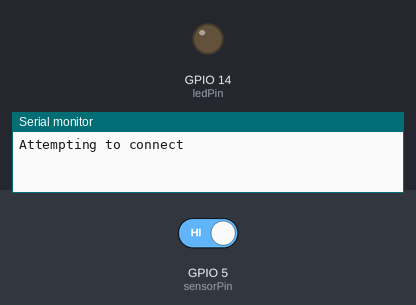
Bench run of a sketch on a simulated ESP8266 (NodeMCU). Parts: output pins drawn as LEDs (lit = HIGH), the last lines printed to the serial monitor. The inputs (shaded band) are chosen by the test bench; at power-on: GPIO 5 (sensorPin) HIGH. WiFi joins after 1.5 s; servers stay silent unless stated.

Above: at 1.2 s.
1.3 s: GPIO 5 (sensorPin) driven LOW
At 6.0 s:
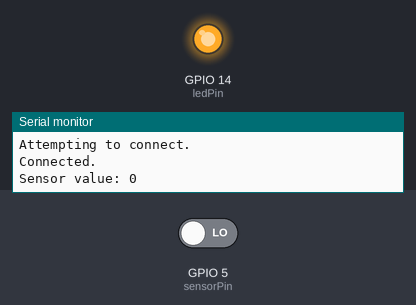
16.4 s: GPIO 5 (sensorPin) driven HIGH
At 21.2 s:
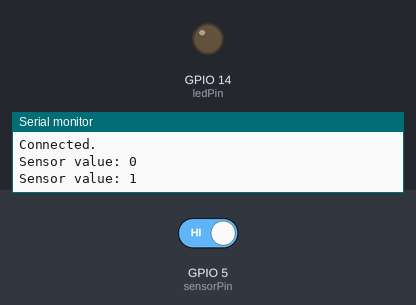
Timing chart, 0 to 22.7 s (numbered marks = the images above; inputs shaded):
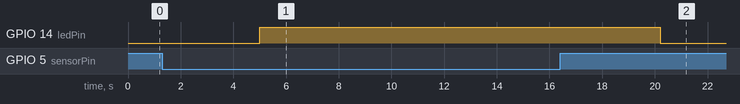

Measured:
- after the input at 1.3 s, GPIO 14 (ledPin): LOW → HIGH after 3.7 s
- after the input at 16.4 s, GPIO 14 (ledPin): HIGH → LOW after 3.8 s

The sketch:

Code.ino
```cpp
#include <ESP8266WiFi.h>
#include <ThingSpeak.h>

const char* ssid = "Node";           // your network SSID
const char* password = "anfkscck";   // your network password
WiFiClient client;
unsigned long myChannelNumber = 1548484;
String myWriteAPIKey = "BW8CO98QBL2XGIAP";

const int ledPin = 14;   // D5 pin (GPIO14)
const int sensorPin = 5; // D1 pin (GPIO5)

void setup() {
  Serial.begin(9600);           // Initialize serial
  pinMode(ledPin, OUTPUT);      // LED pin as output
  pinMode(sensorPin, INPUT);    // Sensor pin as input

  WiFi.mode(WIFI_STA);
  ThingSpeak.begin(client);     // Initialize ThingSpeak
}

void loop() {
  if (WiFi.status() != WL_CONNECTED) {
    Serial.print("Attempting to connect");
    WiFi.begin(ssid, password);
    while (WiFi.status() != WL_CONNECTED) {
      delay(5000);
      Serial.print(".");
    }
    Serial.println("\nConnected.");
  }

  int val = digitalRead(sensorPin); // Read sensor value
  Serial.print("Sensor value: ");
  Serial.println(val);

  if (val == 0) {
    digitalWrite(ledPin, HIGH);  // LED ON
  } else {
    digitalWrite(ledPin, LOW);   // LED OFF
  }

  String postStr = "field1=" + String(val);

  if (client.connect("api.thingspeak.com", 80)) {
    client.print("POST /update HTTP/1.1\n");
    client.print("Host: api.thingspeak.com\n");
    client.print("Connection: close\n");
    client.print("X-THINGSPEAKAPIKEY: " + myWriteAPIKey + "\n");
    client.print("Content-Type: application/x-www-form-urlencoded\n");
    client.print("Content-Length: ");
    client.print(postStr.length());
    client.print("\n\n");
    client.print(postStr);
    client.stop();
  }

  delay(15000); // ThingSpeak allows updates every 15 seconds
}
```
